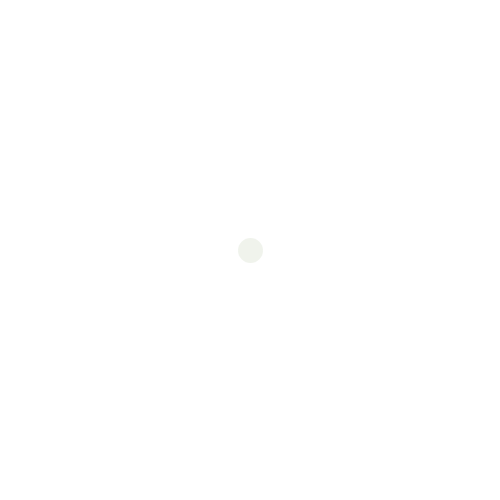
Frame 1 (no input)
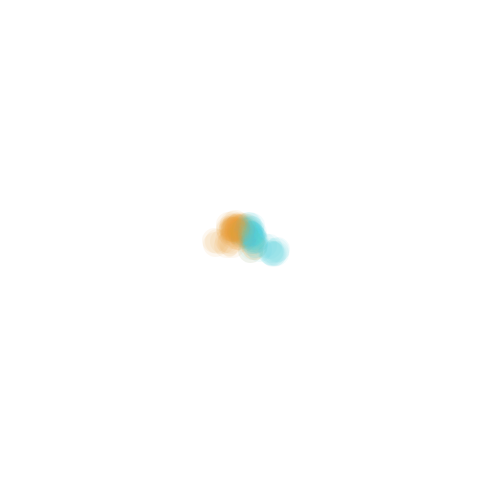
Frame 60 (the mouse pressed at the canvas centre just before this capture)
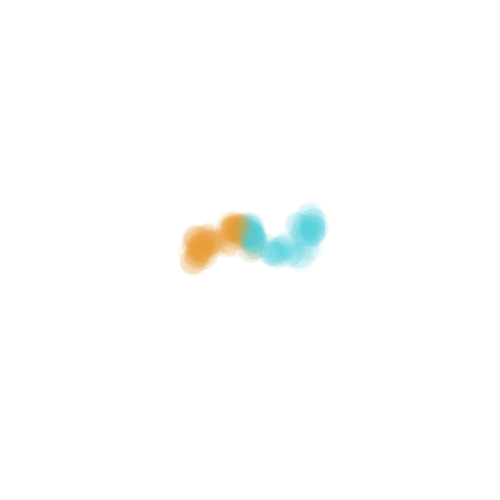
Frame 120 (the mouse held since frame 60 and released just before this capture)

The Processing sketch that drew these frames (run headless with seeded random() and noise(); from frame 60 on, the mouse is pressed at the canvas centre):

// Processing sketch: ruchBrownaXYdwieMuchyDzielo01NaBoisku
// ── ruchBrownaXYdwieMuchyDzielo01NaBoisku.pde
void setup()
{
  size(500, 500);
  background(255);
  strokeWeight(25);
  frameRate(60);
}

float x1 = 250;
float y1 = 250;
float x2 = 250;
float y2 = 250;
void draw()
{
  stroke(#4CD2D6, 20);
  point(x1, y1);
  stroke(#E89B36, 20);
  point(x2, y2);
  x1 = x1 + random(-5, 5);
  y1 = y1 + random(-5, 5);
  x2 = x2 + random(-5, 5);
  y2 = y2 + random(-5, 5);
  
  if(x1<50) x1 = 50;
  if(x2<50) x2 = 50;
  if(x1>450) x1 = 450;
  if(x2>450) x2 = 450;

  if(y1<50) y1 = 50;
  if(y2<50) y2 = 50;
  if(y1>450) y1 = 450;
  if(y2>450) y2 = 450;

}
